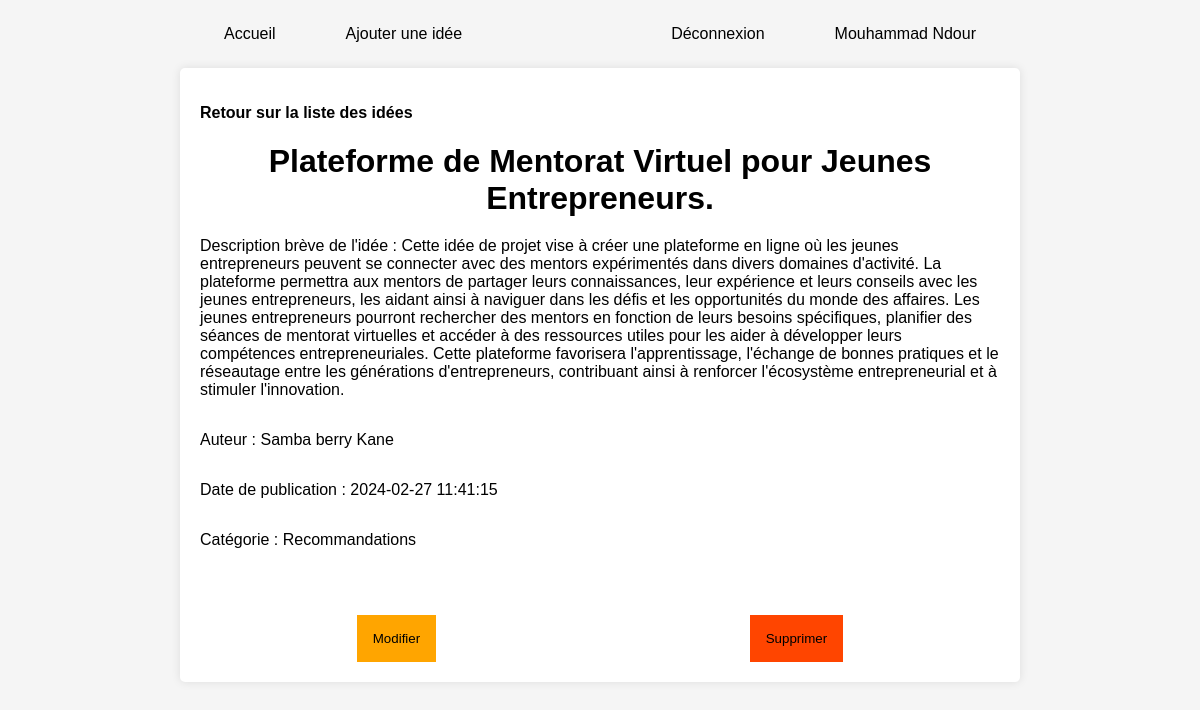
/detail.php?id=2 (signed in), run on the app's committed database.
### tables this page shows
CREATE TABLE `Idees` (
  `id` int(11) NOT NULL,
  `libelle` varchar(100) NOT NULL,
  `texte` text NOT NULL,
  `statut` varchar(15) NOT NULL DEFAULT 'en cours',
  `date_creation` datetime DEFAULT current_timestamp(),
  `id_cat` int(11) NOT NULL,
  `id_utilisateur` int(11) NOT NULL
);

CREATE TABLE `Utilisateur` (
  `id` int(11) NOT NULL,
  `nom` varchar(20) NOT NULL,
  `prenom` varchar(30) NOT NULL,
  `email` varchar(30) NOT NULL,
  `mdp` varchar(30) NOT NULL,
  `num` int(9) NOT NULL,
  `profession` varchar(100) DEFAULT NULL,
  `adresse` varchar(100) DEFAULT NULL,
  `role` varchar(20) DEFAULT 'utlisateur'
);

CREATE TABLE `Categorie` (
  `id` int(11) NOT NULL,
  `nom` varchar(50) NOT NULL,
  `description` text DEFAULT NULL,
  `date_creation` datetime DEFAULT current_timestamp()
);

### detail.php (the view, shortened to what this page needs)
<?php
require('cnx.php');
if (isset($_GET['id'])) {
    $id = $_GET['id'];
    $sql = $cnx->prepare("SELECT i.id, i.libelle, i.texte, i.date_creation, c.nom AS categorie, u.nom , u.prenom
    FROM Idees i
    JOIN Categorie c ON c.id = i.id_cat
    JOIN Utilisateur u ON i.id_utilisateur = u.id
    WHERE i.id = :id;");
    $sql->execute(array(':id' => $id,));
    $data3 = $sql->fetch(PDO::FETCH_ASSOC);
    if ($data3) {
?>
        <!DOCTYPE html>
        <html lang="en">
        <head>
            <link rel="stylesheet" href="styles/addIdea.css">
        </head>
        <body>
            <?php include('header.php') ?>
            <div class="container">
                <p><a href="index.php">Retour sur la liste des idées</a></p>
                <h1><?= $data3['libelle']; ?></h1>
                <p><?= $data3['texte']; ?></p>
                <div class="details">
                    <p>Auteur : <?= $data3['prenom']; ?> <?= $data3['nom']; ?></p>
                    <p>Date de publication : <?= $data3['date_creation']; ?></p>
                    <p>Catégorie : <?= $data3['categorie']; ?></p>
                </div>
                <div class="update-delete">
                    <div class="update">
                        <a href="update.php?id=<?= $data3['id']; ?>"><button>Modifier</button></a>
                    </div>
                    <div class="delete">
                        <a href="delete.php?id=<?= $data3['id']; ?>"><button>Supprimer</button></a>
                    </div>
                </div>
            </div>
        </body>
        </html>
<?php
    } else {
        echo "L'idée avec l'ID spécifié n'existe pas.";
    }
} else {
    echo "Aucun ID d'idée spécifié.";
}
?>

### styles/addIdea.css (style rules this page uses)
body { font-family: Arial, sans-serif; background-color: #f5f5f5; margin: 0; padding: 0; }
.container { max-width: 800px; margin: 20px auto; background-color: #fff; padding: 20px; border-radius: 5px; box-shadow: 0 0 10px rgba(0, 0, 0, 0.1); }
h1 { text-align: center; margin-bottom: 20px; }
.container p a { text-decoration: none; color: black; }
.details { display: flex; flex-direction: column; }
.update-delete { display: flex; justify-content: space-around; margin-top: 50px; }
.update button { padding: 15px; border: orange 1px solid; background: orange; }
.delete button { padding: 15px; border: orangered 1px solid; background: orangered; }
p a { text-decoration: none; color: #45a049; font-weight: bold; }

### data on the page
idees: libelle "Plateforme de Mentorat Virtuel pour Jeunes Entrepreneurs.", texte "Description brève de l'idée : Cette idée de projet vise à créer une plateforme en ligne où les jeunes entrepreneurs peuvent se connecter avec des mentors expérimentés dans divers domaines d'activité. La plateforme permettra aux mentors de partager leurs connaissances, leur expérience et leurs conseils avec les jeunes entrepreneurs, les aidant ainsi à naviguer dans les défis et les opportunités du monde des affaires. Les jeunes entrepreneurs pourront rechercher des mentors en fonction de leurs besoins spécifiques, planifier des séances de mentorat virtuelles et accéder à des ressources utiles pour les aider à développer leurs compétences entrepreneuriales. Cette plateforme favorisera…", id_utilisateur.prenom "Samba berry", id_utilisateur.nom "Kane", date_creation "2024-02-27 11:41:15", id_cat.nom "Recommandations"

### other printed values
$utilisateur['prenom'] "Mouhammad"
$utilisateur['nom'] "Ndour"
